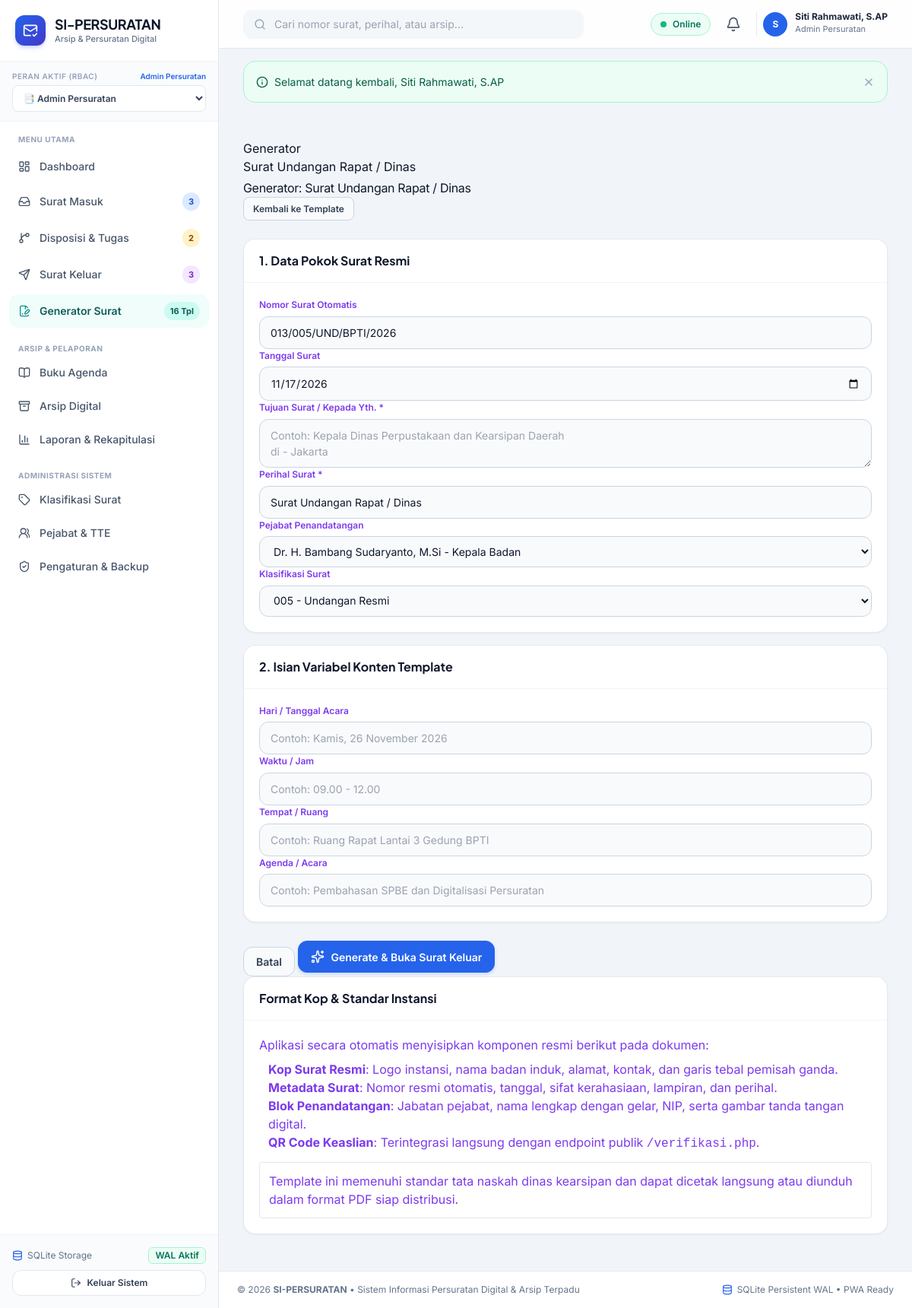
/public/generator/buat.php (signed in), run on an earlier commit of the app's database.
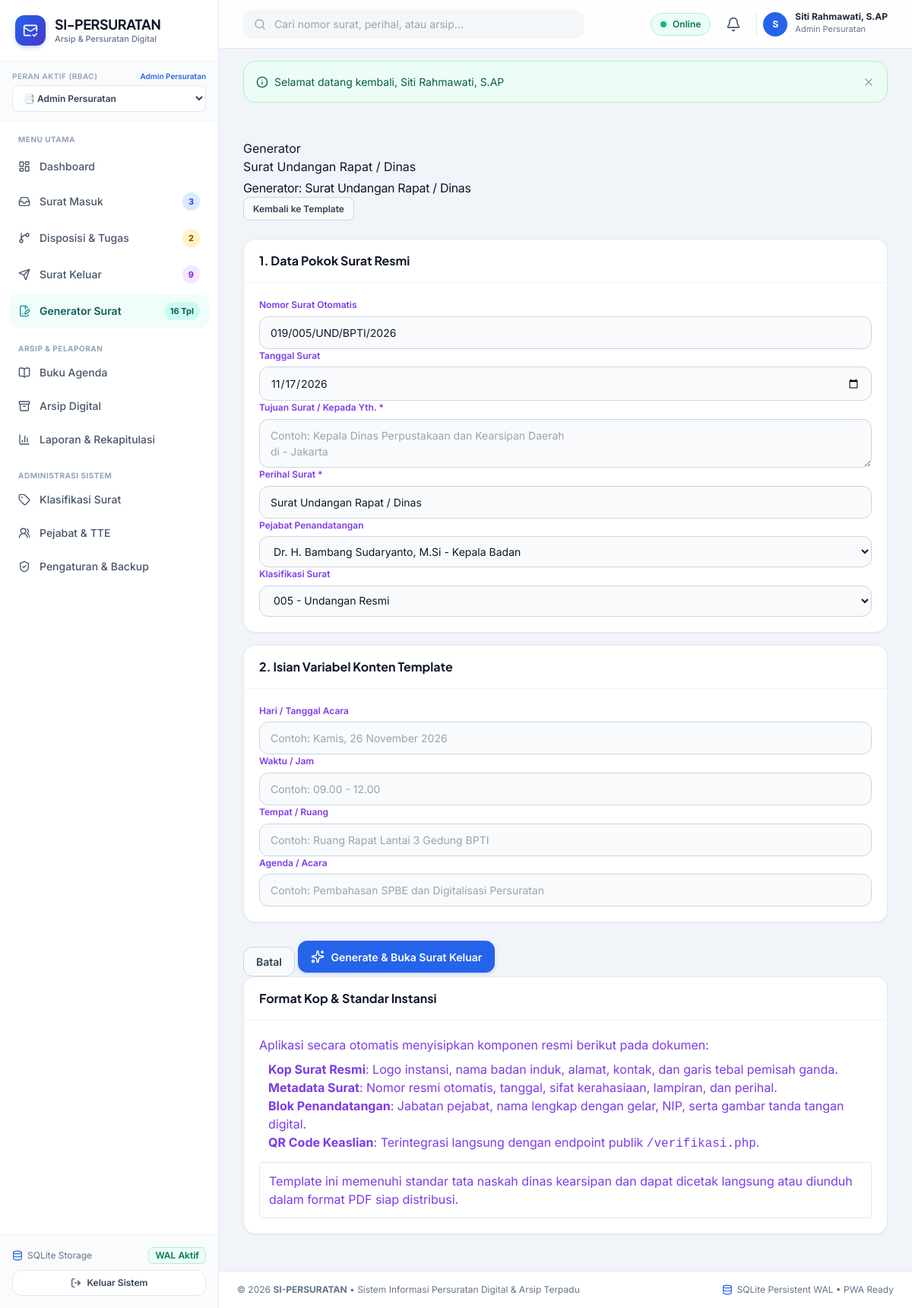
And on a later commit of the database.
### tables this page shows
CREATE TABLE template_surat (
    id INTEGER PRIMARY KEY AUTOINCREMENT,
    nama_template TEXT NOT NULL,
    jenis_surat TEXT NOT NULL,
    kode TEXT NOT NULL UNIQUE,
    kop_surat_html TEXT,
    konten_template TEXT NOT NULL,
    variabel_fields TEXT, -- JSON array of dynamic fields
    format_nomor TEXT,
    is_system INTEGER NOT NULL DEFAULT 0,
    created_at DATETIME DEFAULT CURRENT_TIMESTAMP,
    updated_at DATETIME DEFAULT CURRENT_TIMESTAMP
);

CREATE TABLE nomor_surat (
    id INTEGER PRIMARY KEY AUTOINCREMENT,
    kode_klasifikasi TEXT,
    format_pola TEXT NOT NULL DEFAULT '{nomor}/{kode}/{bulan_romawi}/{tahun}',
    counter INTEGER NOT NULL DEFAULT 0,
    tahun INTEGER NOT NULL,
    reset_period TEXT NOT NULL DEFAULT 'yearly', -- 'yearly', 'monthly', 'never'
    last_number TEXT,
    updated_at DATETIME DEFAULT CURRENT_TIMESTAMP
);

### config/app.php (called while the page is built, shortened)
<?php
function url(string $path = ''): string {
    $cleanPath = ltrim($path, '/');
    return BASE_URL . '/' . $cleanPath;
}

### app/helpers/Auth.php (called while the page is built, shortened)
<?php
class Auth {
    public static function check(): bool {
        return isset($_SESSION['user_id']) && !empty($_SESSION['user_id']);
    }
    public static function user(): ?array {
        static $cachedUser = null;
        if ($cachedUser !== null && $cachedUser['id'] === $_SESSION['user_id']) {
            return $cachedUser;
        }
        $db = Database::getInstance();
        $stmt = $db->prepare("
            SELECT u.*, r.name as role_name, r.slug as role_slug
            FROM users u
            JOIN roles r ON u.role_id = r.id
            WHERE u.id = :id AND u.is_active = 1 AND u.deleted_at IS NULL
        ");
        $stmt->execute([':id' => $_SESSION['user_id']]);
        $user = $stmt->fetch();
        $cachedUser = $user;
        return $user;
    }
    public static function can(string $permissionSlug): bool {
        $user = self::user();
        static $permissions = null;
        if ($permissions === null) {
            $db = Database::getInstance();
            $stmt = $db->prepare("
                SELECT p.slug
                FROM permissions p
                JOIN role_permissions rp ON p.id = rp.permission_id
                WHERE rp.role_id = :role_id
            ");
            $stmt->execute([':role_id' => $user['role_id']]);
            $permissions = $stmt->fetchAll(PDO::FETCH_COLUMN);
        }
        return in_array($permissionSlug, $permissions);
    }
}

### app/models/TemplateSurat.php (called while the page is built, shortened)
<?php
class TemplateSurat {
    public static function findById(int $id): ?array {
        $db = Database::getInstance();
        $stmt = $db->prepare("SELECT * FROM template_surat WHERE id = :id");
        $stmt->execute([':id' => $id]);
        $row = $stmt->fetch();
        return $row ?: null;
    }
}

### app/helpers/Numbering.php (called while the page is built, shortened)
<?php
class Numbering {
    private static array $romanMonths = [
        1 => 'I', 2 => 'II', 3 => 'III', 4 => 'IV', 5 => 'V', 6 => 'VI',
        7 => 'VII', 8 => 'VIII', 9 => 'IX', 10 => 'X', 11 => 'XI', 12 => 'XII'
    ];
    public static function generateNextNumber(string $kodeKlasifikasi, ?string $customFormat = null): string {
        $db = Database::getInstance();
        $currentYear = (int)date('Y');
        $currentMonth = (int)date('n');
        $romanMonth = self::$romanMonths[$currentMonth];
        $db->beginTransaction();
        try {
            $stmt = $db->prepare("
                SELECT * FROM nomor_surat
                WHERE kode_klasifikasi = :kode AND tahun = :tahun
            ");
            $stmt->execute([':kode' => $kodeKlasifikasi, ':tahun' => $currentYear]);
            $rule = $stmt->fetch();
            if (!$rule) {
                $stmtGen = $db->prepare("SELECT * FROM nomor_surat WHERE (kode_klasifikasi IS NULL OR kode_klasifikasi = '') LIMIT 1");
                $stmtGen->execute();
                $genRule = $stmtGen->fetch();
                $pattern = $customFormat ?: ($genRule['format_pola'] ?? '{nomor}/{kode}/BPTI/{tahun}');
                $nextCounter = 1;
                $ins = $db->prepare("
                    INSERT INTO nomor_surat (kode_klasifikasi, format_pola, counter, tahun, reset_period, last_number)
                    VALUES (:kode, :format, :counter, :tahun, 'yearly', '')
                ");
                $ins->execute([
                    ':kode' => $kodeKlasifikasi,
                    ':format' => $pattern,
                    ':counter' => $nextCounter,
                    ':tahun' => $currentYear
                ]);
                $ruleId = (int)$db->lastInsertId();
            } else {
                $ruleId = (int)$rule['id'];
                $pattern = $customFormat ?: $rule['format_pola'];
                $nextCounter = (int)$rule['counter'] + 1;
            }
            $formattedNumber = str_pad((string)$nextCounter, 3, '0', STR_PAD_LEFT);
            $placeholders = [
                '{nomor}' => $formattedNumber,
                '{kode}' => $kodeKlasifikasi,
                '{bulan_romawi}' => $romanMonth,
                '{bulan}' => str_pad((string)$currentMonth, 2, '0', STR_PAD_LEFT),
                '{tahun}' => (string)$currentYear
            ];
            $resultNumber = str_replace(array_keys($placeholders), array_values($placeholders), $pattern);
            $upd = $db->prepare("
                UPDATE nomor_surat
                SET counter = :counter, last_number = :last_number, updated_at = datetime('now', 'localtime')
                WHERE id = :id
            ");
            $upd->execute([
                ':counter' => $nextCounter,
                ':last_number' => $resultNumber,
                ':id' => $ruleId
            ]);
            $db->commit();
            return $resultNumber;
        } catch (Throwable $e) {
            $db->rollBack();
            return sprintf("%03d/%s/BPTI/%s/%d", rand(100, 999), $kodeKlasifikasi, $romanMonth, $currentYear);
        }
    }
}

### public/generator/buat.php (the view, shortened to what the changed rows need)
<?php
require_once __DIR__ . '/../../config/app.php';
if (!Auth::check() || (!Auth::can('template.manage') && !Auth::can('surat_keluar.create'))) {
    Flash::set('danger', 'Akses ditolak.');
    redirect('dashboard.php');
}
$templateId = (int)($_GET['id'] ?? 1);
$template = TemplateSurat::findById($templateId);
$sampleNomor = Numbering::generateNextNumber('005', $template['format_nomor']);
require_once APP_PATH . '/views/layouts/header.php';
?>
<div class="d-flex align-items-center justify-content-between mb-4">
    <div>
        <nav aria-label="breadcrumb">
            <ol class="breadcrumb small mb-1">
                <li class="breadcrumb-item"><a href="<?= url('generator/') ?>">Generator</a></li>
                <li class="breadcrumb-item active"><?= htmlspecialchars($template['nama_template']) ?></li>
            </ol>
        </nav>
        <h4 class="fw-bold m-0" style="letter-spacing: -0.02em;">Generator: <?= htmlspecialchars($template['nama_template']) ?></h4>
    </div>
</div>
<form action="" method="POST" id="formGenerator">
    <div class="row g-4">
        <div class="col-12 col-lg-7">
            <div class="card border-0 shadow-sm rounded-3 mb-4">
                <div class="card-body p-4">
                    <div class="row g-3">
                        <div class="col-12 col-md-6">
                            <label class="form-label small fw-bold text-secondary">Nomor Surat Otomatis</label>
                            <input type="text" name="nomor_surat" class="form-control font-monospace" value="<?= htmlspecialchars($sampleNomor) ?>" required>
                        </div>
                        <div class="col-12">
                            <label class="form-label small fw-bold text-secondary">Perihal Surat <span class="text-danger">*</span></label>
                            <input type="text" name="perihal" class="form-control" placeholder="Perihal surat..." value="<?= htmlspecialchars($template['nama_template']) ?>" required>
                        </div>
                    </div>
                </div>
            </div>
        </div>
    </div>
</form>
<?php require_once APP_PATH . '/views/layouts/footer.php'; ?>

### app/views/layouts/sidebar.php (shortened to what the changed rows need)
<?php
$currentUri = $_SERVER['REQUEST_URI'] ?? '/';
function isSidebarActive(string $pattern, string $uri): bool {
    return str_contains($uri, $pattern);
}
$db = Database::getInstance();
$badgeSk = (int)$db->query("SELECT COUNT(*) FROM surat_keluar WHERE deleted_at IS NULL")->fetchColumn();
?>
<aside id="sidebar" class="fixed lg:sticky top-0 left-0 z-50 h-screen w-72 bg-white border-r border-slate-200 flex flex-col transition-transform duration-300 -translate-x-full lg:translate-x-0 shrink-0">
  <div class="p-5 border-b border-slate-100 flex items-center justify-between">
    <a href="<?= url('dashboard.php') ?>" class="flex items-center gap-3 group text-decoration-none">
      <div>
        <h1 class="font-display font-bold text-slate-900 text-lg leading-tight tracking-tight">SI-PERSURATAN</h1>
      </div>
    </a>
  </div>
  <nav class="flex-1 overflow-y-auto px-3 py-4 space-y-1">
    <?php if (Auth::can('surat_keluar.view')): ?>
      <a href="<?= url('surat_keluar/') ?>" class="w-full flex items-center justify-between px-3 py-2.5 rounded-xl text-sm font-medium transition-all <?= isSidebarActive('surat_keluar', $currentUri) ? 'bg-purple-50 text-purple-700 font-semibold' : 'text-slate-600 hover:bg-slate-50 hover:text-slate-900' ?>">
        <div class="flex items-center gap-3">
          <i data-lucide="send" class="w-4 h-4 shrink-0"></i>
          <span>Surat Keluar</span>
        </div>
        <span class="text-[11px] font-bold px-2 py-0.5 rounded-full bg-purple-100 text-purple-700"><?= $badgeSk ?></span>
      </a>
    <?php endif; ?>
  </nav>
</aside>

What changed in the data, as far as the page shows it:
changed through a linked row, template_surat "Surat Undangan Rapat / Dinas": nomor_surat "013/005/UND/BPTI/2026" → "019/005/UND/BPTI/2026"
Also different on the page:
$badgeSk: "3" → "9"
